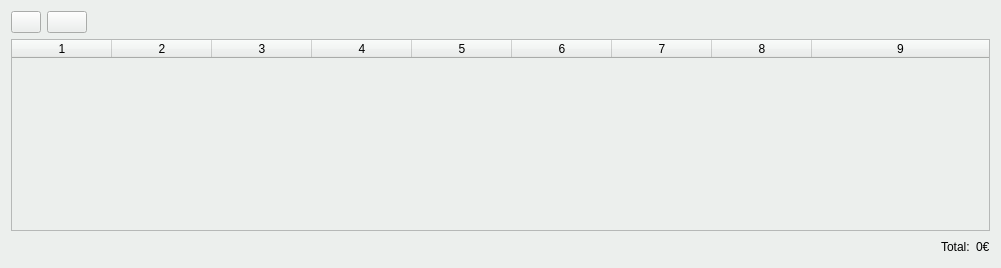
     <widget class="QWidget" name="tab_2">
      <property name="styleSheet">
       <string notr="true">background-color: #ecefed;</string>
      </property>
      <attribute name="title">
       <string>Líneas Presupuesto</string>
      </attribute>
      <layout class="QGridLayout" name="gridLayout_3">
       <item row="0" column="2">
        <spacer name="horizontalSpacer_2">
         <property name="orientation">
          <enum>Qt::Horizontal</enum>
         </property>
         <property name="sizeHint" stdset="0">
          <size>
           <width>897</width>
           <height>20</height>
          </size>
         </property>
        </spacer>
       </item>
       <item row="0" column="0">
        <widget class="QPushButton" name="btnAnadirLinea">
         <property name="maximumSize">
          <size>
           <width>30</width>
           <height>16777215</height>
          </size>
         </property>
         <property name="toolTip">
          <string>Añadir línea con los datos cargados</string>
         </property>
         <property name="text">
          <string/>
         </property>
         <property name="icon">
          <iconset resource="../maya.qrc">
           <normaloff>:/Icons/PNG/add.png</normaloff>:/Icons/PNG/add.png</iconset>
         </property>
        </widget>
       </item>
       <item row="2" column="0" colspan="3">
        <layout class="QHBoxLayout" name="horizontalLayout">
         <item>
          <spacer name="horizontalSpacer_3">
           <property name="orientation">
            <enum>Qt::Horizontal</enum>
           </property>
           <property name="sizeHint" stdset="0">
            <size>
             <width>40</width>
             <height>20</height>
            </size>
           </property>
          </spacer>
         </item>
         <item>
          <widget class="QLabel" name="label_12">
           <property name="text">
            <string>Total:</string>
           </property>
          </widget>
         </item>
         <item>
          <widget class="QLabel" name="lbl_total">
           <property name="text">
            <string>0€</string>
           </property>
          </widget>
         </item>
        </layout>
       </item>
       <item row="0" column="1">
        <widget class="QPushButton" name="btn_borrarLinea">
         <property name="text">
          <string/>
         </property>
         <property name="icon">
          <iconset resource="../maya.qrc">
           <normaloff>:/Icons/PNG/Delete.png</normaloff>:/Icons/PNG/Delete.png</iconset>
         </property>
        </widget>
       </item>
       <item row="1" column="0" colspan="3">
        <widget class="QTableWidget" name="tableWidget">
         <property name="gridStyle">
          <enum>Qt::DotLine</enum>
         </property>
         <property name="cornerButtonEnabled">
          <bool>false</bool>
         </property>
         <property name="columnCount">
          <number>9</number>
         </property>
         <attribute name="horizontalHeaderStretchLastSection">
          <bool>true</bool>
         </attribute>
         <column/>
         <column/>
         <column/>
         <column/>
         <column/>
         <column/>
         <column/>
         <column/>
         <column/>
        </widget>
       </item>
      </layout>
     </widget>
